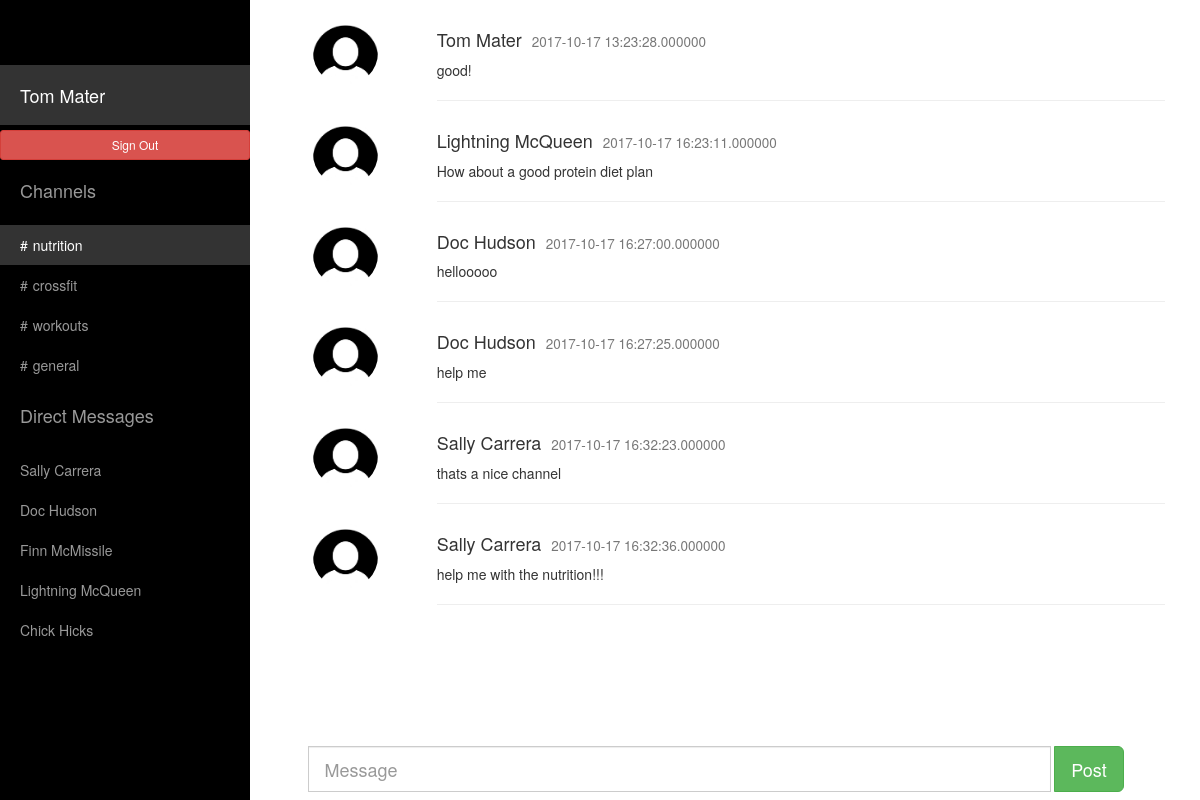
The app's page /indexn.php (signed in), older data.
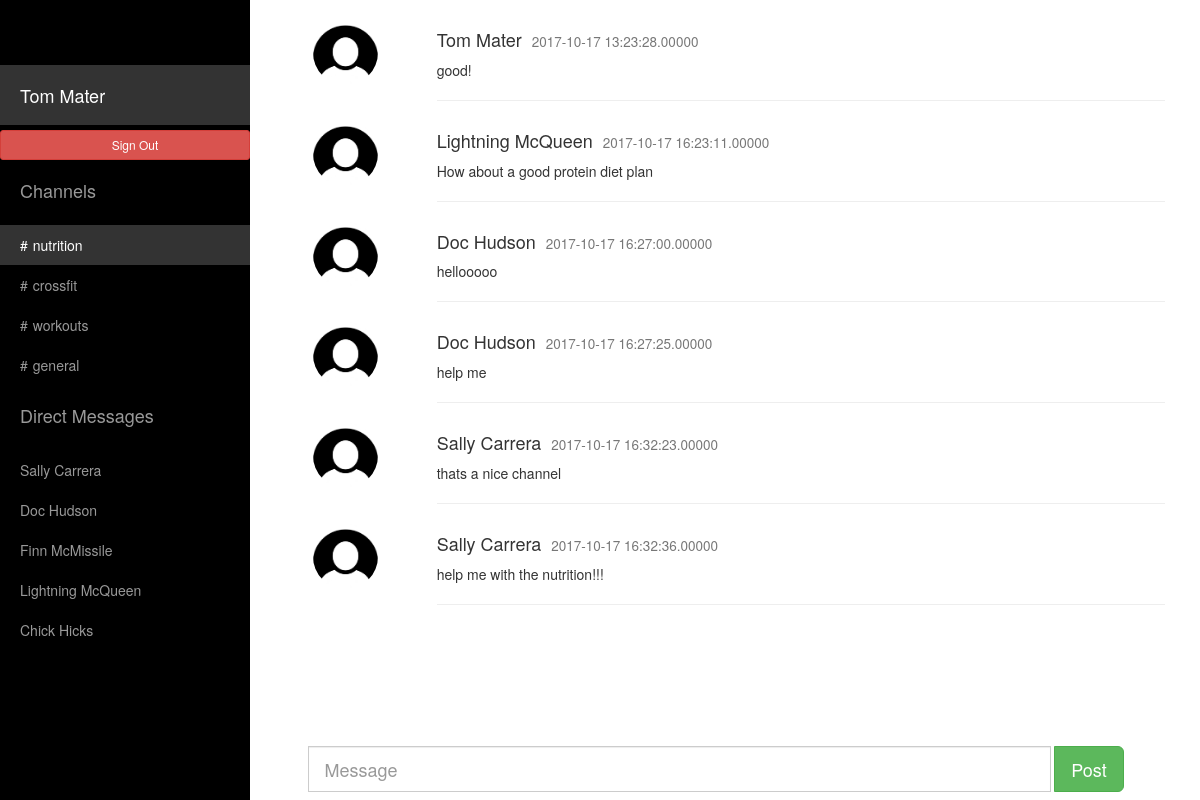
The same page, newer data.
### tables this page shows
CREATE TABLE `users_message` (
  `mess_id` int(20) NOT NULL,
  `ch_id` int(20) NOT NULL DEFAULT '0',
  `messages` varchar(100) NOT NULL,
  `user_name` varchar(100) NOT NULL,
  `date` timestamp(5) NOT NULL
);

### indexn.php (the view, shortened to what this page needs)
<!DOCTYPE html>
<html lang="en">
<head>
	<link rel="stylesheet" href="https://maxcdn.bootstrapcdn.com/bootstrap/3.3.7/css/bootstrap.min.css">
    <link href="css/sidebar.css" rel="stylesheet">
  </head>
<body>
    <div id="wrapper">
        <div id="sidebar-wrapper">
            <ul class="sidebar-nav">
               <li class="sidebar-brand">
                </li>
                <li class="sidebar-brand">
                    <a style="color:white !important;" class="actives" href="index.php"><?php echo $_SESSION['user_name']; ?></a>
                </li>
				<li>
				<a style="color:white !important;" href="signout.php" class="btn btn-danger btn-sm" role="button">Sign Out</a>
				</li>
                <li class="sidebar-brand">
                    <a>Channels</a>
                </li>
				<?php
$conn = mysqli_connect("localhost","admin","M0n@rch$");
	mysqli_select_db($conn,'slack');
	 $r1=mysqli_query($conn,"select channels from users_channel where channels='".nutrition."'");
	 while($r2=mysqli_fetch_array($r1))
	 {
?>
          <li>
                    <a class="actives" style="color:white !important;" href="indexn.php"><span style="padding-right:5px">#</span><?php echo $r2['channels']; ?></a>
		  </li>
<?php
	 }
?>
<?php
 $r14=mysqli_query($conn,"select channels from users_channel where channels='".crossfit."'");
	 while($r24=mysqli_fetch_array($r14))
	 {
?>
      <li>
                    <a href="indexc.php"><span style="padding-right:5px">#</span><?php echo $r24['channels']; ?></a>
		  </li>
<?php
	 }
?>
<?php
 $r15=mysqli_query($conn,"select channels from users_channel where channels='".workouts."'");
	 while($r25=mysqli_fetch_array($r15))
	 {
?>
      <li>
                    <a href="indexw.php"><span style="padding-right:5px">#</span><?php echo $r25['channels']; ?></a>
		  </li>
<?php
	 }
?>
<?php
 $r13=mysqli_query($conn,"select channels from users_channel where channels='".general."'");
	 while($r23=mysqli_fetch_array($r13))
	 {
?>
      <li>
                    <a  href="index.php"><span style="padding-right:5px">#</span><?php echo $r23['channels']; ?></a>
		  </li>
<?php
	 }
?>
		 <li class="sidebar-brand">
                    <a>
                        Direct Messages
                    </a>
          </li>
		  <?php
	     $r11=mysqli_query($conn,"select user_name from users_info where not user_name='".$_SESSION['user_name']."'");
	     while($r22=mysqli_fetch_array($r11))
	       {
?>
		   <li>
                    <a href="#page-content-wrapper"><?php echo $r22['user_name']; ?></a>
		  </li>
<?php
		   }
?>
            </ul>
        </div>
        <div id="page-content-wrapper">
            <div class="container-fluid">
                <div class="row">
				<div  class="col-lg-12">
	 <?php
	     $r33=mysqli_query($conn,"select *from users_message where ch_id='2'");
	     while($r34=mysqli_fetch_array($r33))
	       {
?>
			<div  class="row">
        <div class="col-sm-2 text-center">
          <img src="user-image.jpg" class="img-circle" height="65" width="65" alt="Avatar">
        </div>
        <div class="col-sm-10">
          <h4><?php echo $r34['user_name'];?><small style="margin-left:10px"><?php echo $r34['date'];?></small></h4>
          <p><?php echo $r34['messages'];?></p>
          <hr>
        </div>
			</div>
<?php
		   }
?>
                    </div>
                </div>
            </div>
        </div>
		                       <nav class="navbar navbar-fixed-bottom">
								    <div class="row">
										<div class="col-sm-3 col-md-3">
										</div>
										<div class="col-sm-9 col-md-9">
											<form class="navbar-form" action="index2.php" method="post">
												<div class="row">
					<div class="input-group input-group-lg col-lg-10">
						<input type="text" name="message_post" class="form-control" placeholder="Message">
						</div>
							<div class="input-group input-group-btn col-lg-2">
								<button name="submit" value="submit" class="btn btn-success btn-lg" type="submit">
									Post
								</button>
							</div>
				</div>
			</form>
	</div>
	</div>
</nav>
    </div>
</body>
</html>

Row changes from the older to the newer data that the page shows:
changed users_message "Tom Mater": date "2017-10-17 13:23:28.000000" → "2017-10-17 13:23:28.00000"
changed users_message "Lightning McQueen": date "2017-10-17 16:23:11.000000" → "2017-10-17 16:23:11.00000"
changed users_message "hellooooo": date "2017-10-17 16:27:00.000000" → "2017-10-17 16:27:00.00000"
changed users_message "help me": date "2017-10-17 16:27:25.000000" → "2017-10-17 16:27:25.00000"
changed users_message "thats a nice channel": date "2017-10-17 16:32:23.000000" → "2017-10-17 16:32:23.00000"
changed users_message "help me with the nutrition!!!": date "2017-10-17 16:32:36.000000" → "2017-10-17 16:32:36.00000"
